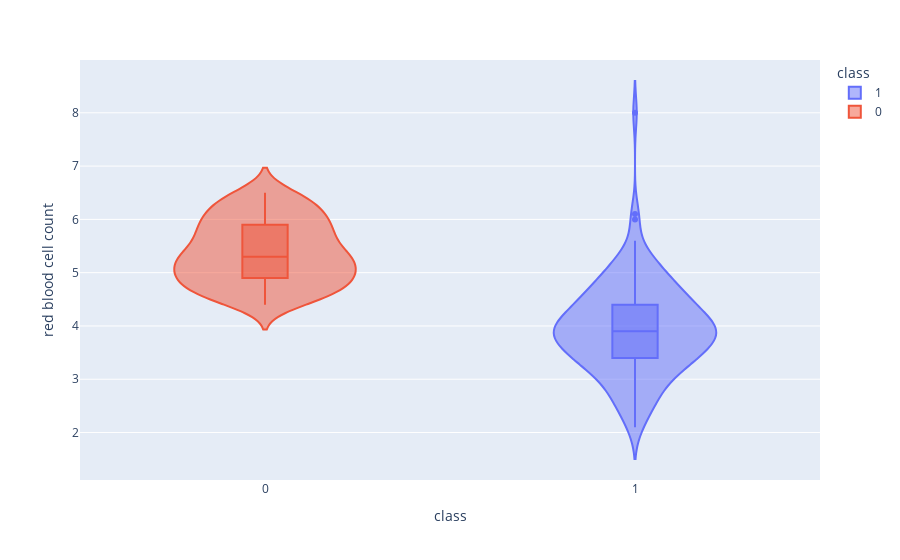

Notebook code cell kept with this figure:
### Code cell
violin('red blood cell count')

### Figure 1 — Plotly figure (JSON) as saved in the notebook; plotly's stock layout.template omitted (floating-point values rounded to 4 significant figures; data arrays with more than 128 entries replaced by an {"elided": "..."} marker saying what was removed)
{"data": [{"alignmentgroup": "True", "box": {"visible": true}, "hovertemplate": "class=%{x}<br>red blood cell count=%{y}<extra></extra>", "legendgroup": "1", "marker": {"color": "#636efa"}, "name": "1", "offsetgroup": "1", "orientation": "v", "scalegroup": "True", "showlegend": true, "type": "violin", "x": {"elided": "250 int values"}, "x0": " ", "xaxis": "x", "y": {"elided": "250 float values"}, "y0": " ", "yaxis": "y"}, {"alignmentgroup": "True", "box": {"visible": true}, "hovertemplate": "class=%{x}<br>red blood cell count=%{y}<extra></extra>", "legendgroup": "0", "marker": {"color": "#EF553B"}, "name": "0", "offsetgroup": "0", "orientation": "v", "scalegroup": "True", "showlegend": true, "type": "violin", "x": {"elided": "150 int values"}, "x0": " ", "xaxis": "x", "y": {"elided": "150 float values"}, "y0": " ", "yaxis": "y"}], "layout": {"legend": {"title": {"text": "class"}, "tracegroupgap": 0}, "margin": {"t": 60}, "violinmode": "overlay", "xaxis": {"anchor": "y", "categoryarray": [1, 0], "categoryorder": "array", "domain": [0, 1], "title": {"text": "class"}}, "yaxis": {"anchor": "x", "domain": [0, 1], "title": {"text": "red blood cell count"}}}}
